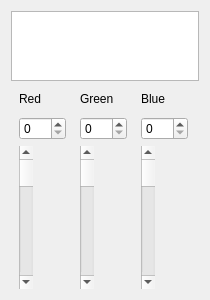
<?xml version="1.0" encoding="UTF-8"?>
<ui version="4.0">
 <class>Widget</class>
 <widget class="QWidget" name="Widget">
  <property name="geometry">
   <rect>
    <x>0</x>
    <y>0</y>
    <width>210</width>
    <height>300</height>
   </rect>
  </property>
  <property name="windowTitle">
   <string>RGB Slider</string>
  </property>
  <layout class="QGridLayout" name="gridLayout" rowstretch="1,10">
   <property name="verticalSpacing">
    <number>6</number>
   </property>
   <item row="0" column="0">
    <widget class="QGraphicsView" name="graphicsView"/>
   </item>
   <item row="1" column="0">
    <layout class="QHBoxLayout" name="horizontalLayout">
     <item>
      <layout class="QVBoxLayout" name="verticalLayout" stretch="1,1,6">
       <item>
        <widget class="QLabel" name="label">
         <property name="text">
          <string>Red</string>
         </property>
        </widget>
       </item>
       <item>
        <widget class="QSpinBox" name="spinBoxRed">
         <property name="maximum">
          <number>255</number>
         </property>
        </widget>
       </item>
       <item>
        <widget class="QScrollBar" name="verticalScrollBar">
         <property name="maximum">
          <number>255</number>
         </property>
         <property name="orientation">
          <enum>Qt::Vertical</enum>
         </property>
        </widget>
       </item>
      </layout>
     </item>
     <item>
      <layout class="QGridLayout" name="gridLayout_3" rowstretch="1,1,6">
       <property name="horizontalSpacing">
        <number>0</number>
       </property>
       <item row="1" column="0">
        <widget class="QSpinBox" name="spinBoxGreen">
         <property name="maximum">
          <number>255</number>
         </property>
        </widget>
       </item>
       <item row="2" column="0">
        <widget class="QScrollBar" name="verticalScrollBar_2">
         <property name="maximum">
          <number>255</number>
         </property>
         <property name="orientation">
          <enum>Qt::Vertical</enum>
         </property>
        </widget>
       </item>
       <item row="0" column="0">
        <widget class="QLabel" name="label_2">
         <property name="text">
          <string>Green</string>
         </property>
        </widget>
       </item>
      </layout>
     </item>
     <item>
      <layout class="QGridLayout" name="gridLayout_4" rowstretch="1,1,6">
       <property name="horizontalSpacing">
        <number>0</number>
       </property>
       <item row="0" column="0">
        <widget class="QLabel" name="label_3">
         <property name="text">
          <string>Blue</string>
         </property>
        </widget>
       </item>
       <item row="2" column="0">
        <widget class="QScrollBar" name="verticalScrollBar_3">
         <property name="maximum">
          <number>255</number>
         </property>
         <property name="orientation">
          <enum>Qt::Vertical</enum>
         </property>
        </widget>
       </item>
       <item row="1" column="0">
        <widget class="QSpinBox" name="spinBoxBlue">
         <property name="maximum">
          <number>255</number>
         </property>
        </widget>
       </item>
      </layout>
     </item>
    </layout>
   </item>
  </layout>
  <zorder>label</zorder>
  <zorder>spinBoxRed</zorder>
  <zorder>verticalScrollBar</zorder>
  <zorder>gridLayoutWidget</zorder>
  <zorder>layoutWidget</zorder>
  <zorder>layoutWidget_2</zorder>
  <zorder></zorder>
  <zorder>layoutWidget_2</zorder>
  <zorder>layoutWidget</zorder>
  <zorder>graphicsView</zorder>
 </widget>
 <layoutdefault spacing="6" margin="11"/>
 <resources/>
 <connections>
  <connection>
   <sender>verticalScrollBar</sender>
   <signal>valueChanged(int)</signal>
   <receiver>spinBoxRed</receiver>
   <slot>setValue(int)</slot>
   <hints>
    <hint type="sourcelabel">
     <x>26</x>
     <y>159</y>
    </hint>
    <hint type="destinationlabel">
     <x>54</x>
     <y>113</y>
    </hint>
   </hints>
  </connection>
  <connection>
   <sender>spinBoxRed</sender>
   <signal>valueChanged(int)</signal>
   <receiver>verticalScrollBar</receiver>
   <slot>setValue(int)</slot>
   <hints>
    <hint type="sourcelabel">
     <x>53</x>
     <y>112</y>
    </hint>
    <hint type="destinationlabel">
     <x>21</x>
     <y>140</y>
    </hint>
   </hints>
  </connection>
  <connection>
   <sender>verticalScrollBar_2</sender>
   <signal>valueChanged(int)</signal>
   <receiver>spinBoxGreen</receiver>
   <slot>setValue(int)</slot>
   <hints>
    <hint type="sourcelabel">
     <x>85</x>
     <y>151</y>
    </hint>
    <hint type="destinationlabel">
     <x>104</x>
     <y>114</y>
    </hint>
   </hints>
  </connection>
  <connection>
   <sender>spinBoxGreen</sender>
   <signal>valueChanged(int)</signal>
   <receiver>verticalScrollBar_2</receiver>
   <slot>setValue(int)</slot>
   <hints>
    <hint type="sourcelabel">
     <x>87</x>
     <y>114</y>
    </hint>
    <hint type="destinationlabel">
     <x>85</x>
     <y>129</y>
    </hint>
   </hints>
  </connection>
  <connection>
   <sender>verticalScrollBar_3</sender>
   <signal>valueChanged(int)</signal>
   <receiver>spinBoxBlue</receiver>
   <slot>setValue(int)</slot>
   <hints>
    <hint type="sourcelabel">
     <x>137</x>
     <y>198</y>
    </hint>
    <hint type="destinationlabel">
     <x>153</x>
     <y>113</y>
    </hint>
   </hints>
  </connection>
 </connections>
</ui>
